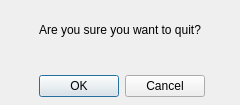
<?xml version="1.0" encoding="UTF-8"?>
<ui version="4.0">
 <class>QuitDialog</class>
 <widget class="QDialog" name="QuitDialog">
  <property name="geometry">
   <rect>
    <x>0</x>
    <y>0</y>
    <width>240</width>
    <height>105</height>
   </rect>
  </property>
  <property name="windowTitle">
   <string>Dialog</string>
  </property>
  <widget class="QDialogButtonBox" name="buttonBox">
   <property name="geometry">
    <rect>
     <x>35</x>
     <y>70</y>
     <width>170</width>
     <height>32</height>
    </rect>
   </property>
   <property name="orientation">
    <enum>Qt::Horizontal</enum>
   </property>
   <property name="standardButtons">
    <set>QDialogButtonBox::Cancel|QDialogButtonBox::Ok</set>
   </property>
  </widget>
  <widget class="QLabel" name="label">
   <property name="geometry">
    <rect>
     <x>0</x>
     <y>20</y>
     <width>240</width>
     <height>20</height>
    </rect>
   </property>
   <property name="layoutDirection">
    <enum>Qt::LeftToRight</enum>
   </property>
   <property name="text">
    <string>Are you sure you want to quit?</string>
   </property>
   <property name="alignment">
    <set>Qt::AlignCenter</set>
   </property>
  </widget>
 </widget>
 <resources/>
 <connections>
  <connection>
   <sender>buttonBox</sender>
   <signal>accepted()</signal>
   <receiver>QuitDialog</receiver>
   <slot>accept()</slot>
   <hints>
    <hint type="sourcelabel">
     <x>248</x>
     <y>254</y>
    </hint>
    <hint type="destinationlabel">
     <x>157</x>
     <y>274</y>
    </hint>
   </hints>
  </connection>
  <connection>
   <sender>buttonBox</sender>
   <signal>rejected()</signal>
   <receiver>QuitDialog</receiver>
   <slot>reject()</slot>
   <hints>
    <hint type="sourcelabel">
     <x>316</x>
     <y>260</y>
    </hint>
    <hint type="destinationlabel">
     <x>286</x>
     <y>274</y>
    </hint>
   </hints>
  </connection>
 </connections>
</ui>
